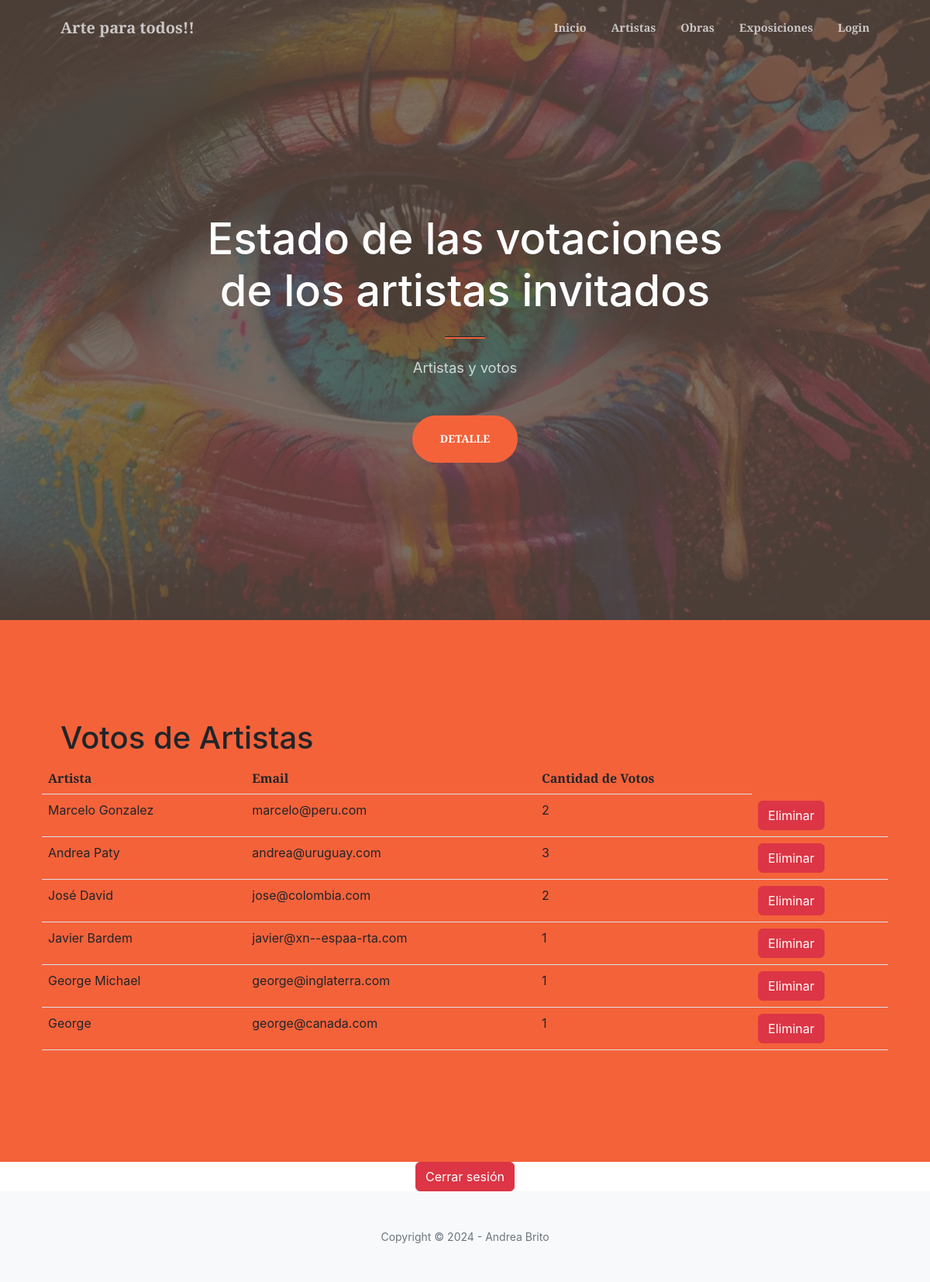
The app's page /App_Artista/votos/ (signed in), older data.
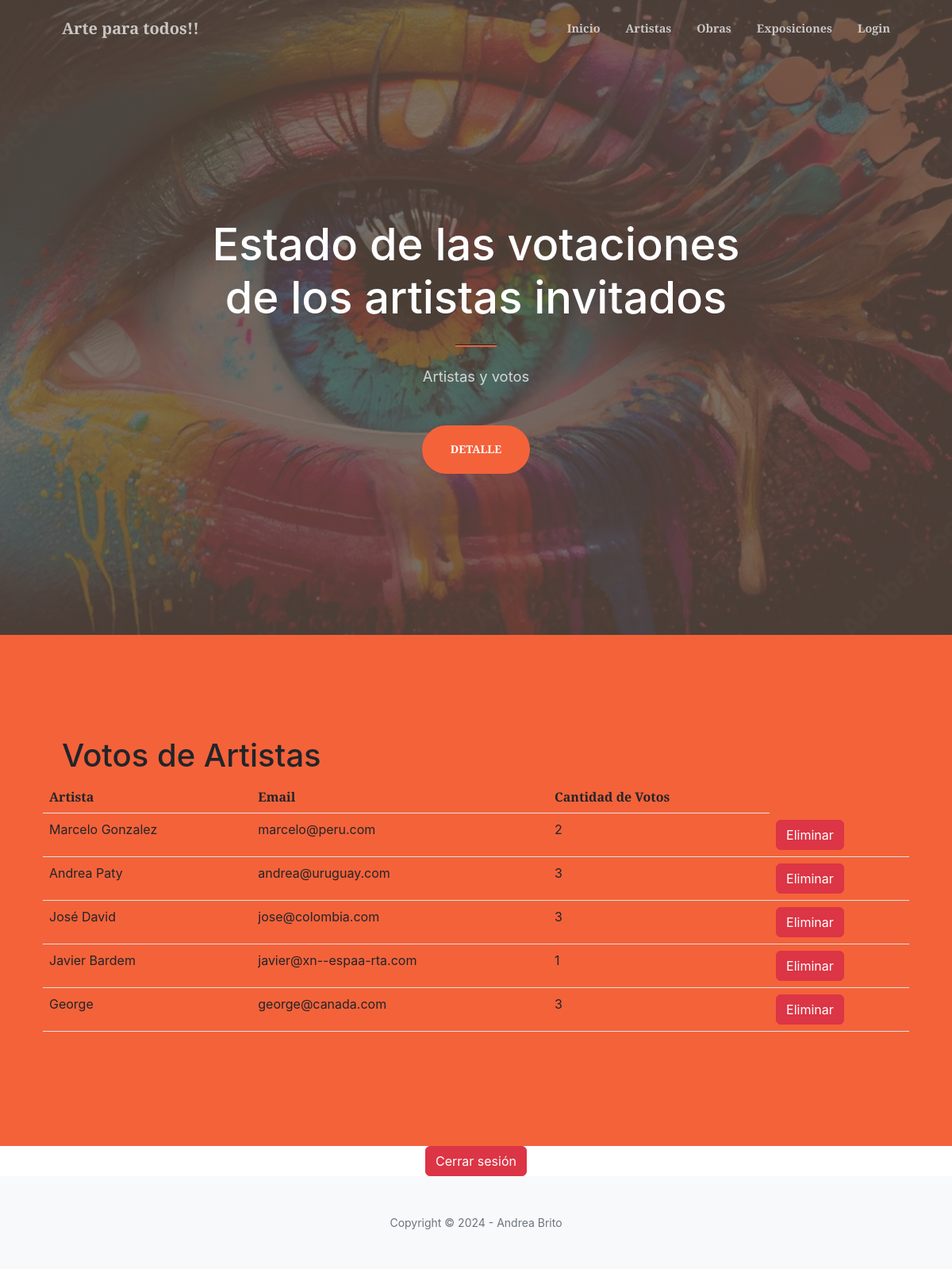
The same page, newer data.
### App_Artista/models.py (models this page shows, shortened)
class VotoArtista(models.Model):
    artista = models.ForeignKey(Artista_invitado, on_delete=models.CASCADE)
    cantidad_votos = models.PositiveIntegerField(default=0)

class Artista_invitado(models.Model):
    nombre = models.CharField(max_length=100)
    nacionalidad = models.CharField(max_length=100)
    fecha_nacimiento = models.DateField()
    texto_motivacional = models.TextField()
    link_obras = models.URLField()
    exposicion_anfitriona = models.ForeignKey(Exposicion, on_delete=models.CASCADE)
    Email_contacto = models.EmailField(default='default@example.com')

### App_Artista/views.py (the view)
# urls.py: path('votos/', views.mostrar_votos, name='mostrar_votos'),
@user_passes_test(is_admin)
def mostrar_votos(request):
    votos = VotoArtista.objects.all()  # Obtén todos los votos
    return render(request, 'votos_artistas.html', {'votos': votos})

### App_Artista/views.py (called while the page is built)
def is_admin(user):
    return user.is_staff  # Verifica si el usuario es un miembro del personal

### App_Artista/Templates/votos_artistas.html (shortened to what this page needs)
{% extends 'padre.html' %}
{% block cont_cambia_1 %}
<h1 class="text-white font-weight-bold">Estado de las votaciones de los artistas invitados</h1>
                        <hr class="divider" />
                    </div>
                    <div class="col-lg-8 align-self-baseline">
                        <p class="text-white-75 mb-5">Artistas y votos</p>
                        <a class="btn btn-primary btn-xl" href="#about">Detalle</a>
{% endblock %}
{% block cont_cambia_2 %}
<h1>Votos de Artistas</h1>
<table class="table">
    <thead>
        <tr>
            <th>Artista</th>
            <th>Email</th>
            <th>Cantidad de Votos</th>
        </tr>
    </thead>
    <tbody>
        {% for voto in votos %}
            <tr>
                <td>{{ voto.artista.nombre }}</td>
                <td>{{ voto.artista.Email_contacto }}</td>
                <td>{{ voto.cantidad_votos }}</td>
                <td>
                    <form method="POST" action="{% url 'eliminar_artista' voto.artista.id %}">
                        <button type="submit" class="btn btn-danger">Eliminar</button>
                    </form>
                </td>
            </tr>
        {% endfor %}
    </tbody>
</table>
{% endblock %}
{% block cont_cambia_3 %}
<div class="d-flex justify-content-center">
    <form method="POST" action="{% url 'logout' %}">
        <button type="submit" class="btn btn-danger">Cerrar sesión</button>
    </form>
</div>
{% endblock %}

Row changes from the older to the newer data that the page shows:
removed VotoArtista: artista.nombre "George Michael", artista.Email_contacto "george@inglaterra.com", cantidad_votos "1"
changed VotoArtista "José David": cantidad_votos "2" → "3"
changed VotoArtista "George": cantidad_votos "1" → "3"
